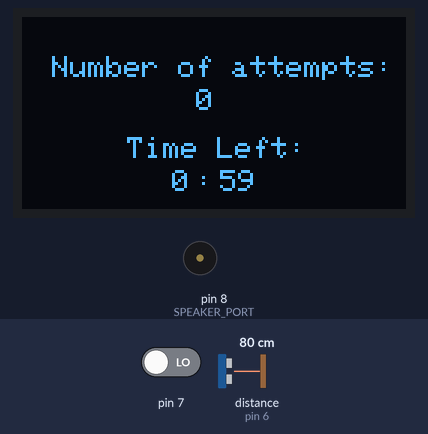
Bench run of a sketch on a simulated Arduino Uno, built with avr-gcc and run on an emulated ATmega328P. Parts: 128×64 one-colour display, buzzer (waves = sounding). Wiring (inferred from the names in the program): ultrasonic range finder: trigger pin 5; echo pin 6. Inputs (shaded band) come from the test bench; at power-on: distance to the obstacle (sensor on pin 6) 80 cm, pin 7 LOW. The echo pulse lasts 58.3 µs per cm; the display library's start-up logo is not drawn; what the sketch prints to the serial monitor is not drawn.

Above: at 7.2 s.
7.3 s: distance to the obstacle (sensor on pin 6) set to 250 cm
At 8.1 s:
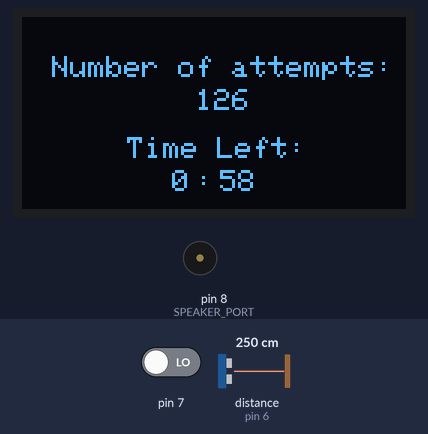
8.8 s: pin 7 driven HIGH
At 10.0 s:
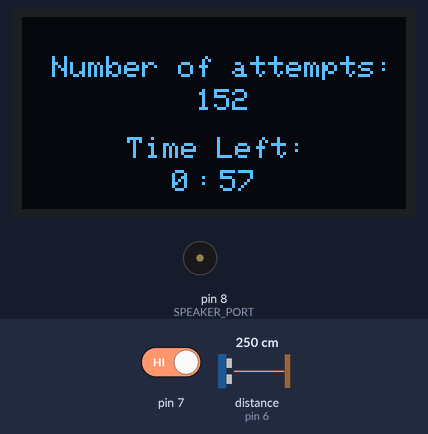
Timing chart, 0 to 11.8 s (numbered marks = the images above; inputs shaded):
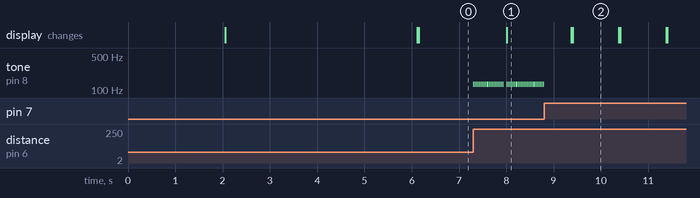

The sketch:

studyHelper.ino
```cpp
#include "motionDetect.h"
#include "speaker.h"
#include "timer.h"
#include "Distance.h"
#include "oledDisplay.h"

MotionDetect md;
Speaker s;
Timer t;
Distance d;
oledDisplay oled;

int setDistanceUpper;
int setDistanceLower;
int distanceTolerance = 3;
bool triggered;
int numberTriggered = 0;

void setup() {
  // put your setup code here, to run once:

  setDistanceUpper = d.measure() + distanceTolerance;
  setDistanceLower = d.measure() - distanceTolerance;
  triggered = false;
  oled.startup();
  t.start(1);
  pinMode(7, INPUT);
  Serial.begin(9600);
}
void loop() {
  // put your main code here, to run repeatedly:
   d.setuptriggerpin();
  float dist = d.measure();

  if(triggered)
  {
    if(dist > setDistanceUpper || dist < setDistanceLower)
    {
      s.off();
      triggered = false;
      t.play();
    }
  }
  else if(dist > 1000)
    oled.show(t.getTimeLeft());
  else
  {
    if(digitalRead(7) == HIGH)
    {
      // Use a tolerance to compensate for sensor drift
      float startDis = dist;
      setDistanceUpper = startDis + distanceTolerance;
      setDistanceLower = startDis - distanceTolerance;
    }

    if(!t.isTimerDone())
    {
      Serial.println(dist);
      //Serial.println(setDistanceUpper);
      //Serial.println(setDistanceLower);
      oled.show(t.getTimeLeft());
      if(dist > setDistanceUpper || dist < setDistanceLower)
      {
        s.on();
        triggered = true;
        t.pause();
        numberTriggered += 1;
        oled.updateNumTrigger(numberTriggered);
      }
    }
    else
    {
      oled.endMessage();
    }
  }
  Serial.println();
  //delayMicroseconds(50);
}
```

Distance.cpp
```cpp
#include "Arduino.h"
#include "Distance.h"

//initial set up for the distance sensor
/*
void Distance::setup()
{
pinMode(trigPin, OUTPUT);
pinMode(echopin, INPUT);
}
*/

Distance::Distance()
{
pinMode(trig, OUTPUT);
_trigpin = trig;
pinMode(echo, INPUT);
_echopin = echo;
}

//trigger pin set up to read
void Distance::setuptriggerpin()
{
  digitalWrite(_trigpin, LOW);
  delayMicroseconds(5);
  digitalWrite(_trigpin, HIGH);
  delayMicroseconds(10);
  digitalWrite(_trigpin, LOW);
  delayMicroseconds(5);
}
//measure distance function
float Distance::measure()
{
  float duration;
  duration = pulseIn(_echopin, HIGH); //in seconds (but that's overall time)

  float distance = 0;
  if (duration != 0)
  {
    distance = (duration*.0343)/2;
    //Serial.print("\n Distance found is ");
   //Serial.print(distance);
  }
  else
  {

    Serial.println("No distance");
  }
  /*
  return distance;
   Serial.print(distance);
   Serial.print("in");
   */

   return distance;
}
```

Distance.h
```cpp
#ifndef  DISTANCE_H
#define DISTANCE_H

#include <Arduino.h>
#define trig  5
#define echo  6

/*
pinMode(trigPin, OUTPUT);
pinMode(echopin, INPUT);
float duration, distance;
int trigPin  = 5;
int echopin = 6;
int distance = 0;
int echoPin = 0;
*/
class Distance
{
public:
  Distance();
  float measure();
  void setuptriggerpin();
  //void setup();
  //void getDistance();
private:
 // void setuptriggerpin();
  int _trigpin;
  int _echopin;
};

#endif
```

motionDetect.cpp
```cpp
#include "motionDetect.h"

MotionDetect::MotionDetect()
{
   pinMode(SENSOR_PORT, INPUT);
 //  pinMode(LED, OUTPUT);
   PIRValue = 0;
}
//PIR: Passive Infrared
int MotionDetect::PIRSensor()
{

  if(digitalRead(SENSOR_PORT) == HIGH)
  {
      PIRValue = 1;
      digitalWrite(LED,HIGH);
      Serial.println("Motion detected.");
  }
  if(digitalRead(SENSOR_PORT) == LOW)
  {
      PIRValue = 0;
      digitalWrite(LED, LOW);
      Serial.println("Motion ended.");
  }
    delay(1000);
  return PIRValue;
}

void MotionDetect::PIRSensorTrial()
{
  if(digitalRead(SENSOR_PORT) == HIGH) {
      if(lockLow) {
         PIRValue = 1;
         lockLow = false;
         Serial.println("Motion detected.");
         delay(50);
      }
      takeLowTime = true;
   }
   if(digitalRead(SENSOR_PORT) == LOW) {

      if(takeLowTime){
         lowIn = millis();
         takeLowTime = false;
         Serial.println("Low In: ");
         Serial.println(lowIn);
         Serial.println("\n working.");
         delay(50);
      }
        Serial.println("Time elapsed: ");
         Serial.println(millis());
      if(!lockLow && millis() - lowIn > pause) {
         PIRValue = 0;
         lockLow = true;
         Serial.println("Motion ended.");
         delay(50);
      }
   }
}

void MotionDetect::SensorTest()
{
  if(digitalRead(SENSOR_PORT) == HIGH)
  {
    Serial.println("Motion!");
  }
  else if(digitalRead(SENSOR_PORT) == LOW)
  {
    Serial.println("No Motion!");
  }
  else
  {
    Serial.println("Nothing detected.");
  }
  delay(1000);
}
```

motionDetect.h
```cpp
#ifndef MOTION_DETECT_H
#define MOTION_DETECT_H
#define SENSOR_PORT 6
#define LED 13
#include <Arduino.h>

class MotionDetect
{
  public:
  MotionDetect();
  int PIRSensor();
  void PIRSensorTrial();
  void SensorTest();
  private:
  int PIRValue;
 long unsigned int lowIn;
 long unsigned int pause = 5000;
 bool lockLow = true;
 bool takeLowTime;
};

#endif
```

oledDisplay.cpp
```cpp
#include "oledDisplay.h"

oledDisplay::oledDisplay()
{
  lastMin = 0;
  lastSec = 0;
  numTrig = 0;
}

void oledDisplay::startup(void) {
  // SSD1306_SWITCHCAPVCC = generate display voltage from 3.3V internally
  if(!display.begin(SSD1306_SWITCHCAPVCC, 0x3D)) { // Address 0x3D for 128x64
    Serial.println(F("SSD1306 allocation failed"));
    for(;;); // Don't proceed, loop forever
  }

  // Show initial display buffer contents on the screen --
  // the library initializes this with an Adafruit splash screen.
  display.display();
  delay(2000); // Pause for 2 seconds

  // Clear the buffer
  display.clearDisplay();

  // Show the display buffer on the screen. You MUST call display() after
  // drawing commands to make them visible on screen!
  display.display();
  delay(2000);
  // display.display() is NOT necessary after every single drawing command,
  // unless that's what you want...rather, you can batch up a bunch of
  // drawing operations and then update the screen all at once by calling
  // display.display(). These examples demonstrate both approaches...
}

void oledDisplay::show(double minutes) {
  int m = minutes / 60000;
  int s = (minutes - (double)(m * 60000)) / 1000;

  if(m == lastMin && s == lastSec)
  {
    return;
  }

  display.clearDisplay();

  display.setTextSize(1);
  display.setTextColor(SSD1306_WHITE);
  display.setCursor(10, 13);      // how to set position on screen
  display.println(F("Number of attempts: ")); // how to print strings
  display.setCursor(58, 24);
  display.println(numTrig);     // how to print numbers

  display.setCursor(35, 40);
  display.println(F("Time Left: "));
  display.setCursor(50, 51);
  display.println(m);
  display.setCursor(58, 51);
  display.print(F(":"));
  display.display();
  display.setCursor(66, 51);
  display.print(s);
  display.display();

  lastMin = m;
  lastSec = s;
}

void oledDisplay::endMessage(void)
{
  display.clearDisplay();

  display.setTextSize(1);
  display.setTextColor(SSD1306_WHITE);
  display.setCursor(10, 28);
  display.println(F("Congrats on making"));
  display.setCursor(13, 36);
  display.println(F("it to the end! (:"));
  display.display();
  delay(5000);
}

void oledDisplay::updateNumTrigger(int num)
{
  numTrig = num;
}
```

oledDisplay.h
```cpp
#ifndef DISPLAY_H
#define DISPLAY_H

#define SCREEN_WIDTH  128 // OLED display width, in pixels
#define SCREEN_HEIGHT  64 // OLED display height, in pixels

// Declaration for an SSD1306 display connected to I2C (SDA, SCL pins)
#define OLED_RESET     4 // Reset pin # (or -1 if sharing Arduino reset pin)

#define NUMFLAKES     10 // Number of snowflakes in the animation example

#define LOGO_HEIGHT   16
#define LOGO_WIDTH    16

#include <Arduino.h>
#include <SPI.h>
#include <Wire.h>
#include <Adafruit_GFX.h>
#include <Adafruit_SSD1306.h>

static const unsigned char PROGMEM logo_bmp[] =
{ B00000000, B11000000,
  B00000001, B11000000,
  B00000001, B11000000,
  B00000011, B11100000,
  B11110011, B11100000,
  B11111110, B11111000,
  B01111110, B11111111,
  B00110011, B10011111,
  B00011111, B11111100,
  B00001101, B01110000,
  B00011011, B10100000,
  B00111111, B11100000,
  B00111111, B11110000,
  B01111100, B11110000,
  B01110000, B01110000,
  B00000000, B00110000 };

class oledDisplay
{
  public:
    oledDisplay();
    void show(double minutes);
    void startup(void);
    void endMessage(void);
    void updateNumTrigger(int num);
  private:
    Adafruit_SSD1306 display = Adafruit_SSD1306(SCREEN_WIDTH, SCREEN_HEIGHT, &Wire, OLED_RESET);
    int lastMin;
    int lastSec;
    int numTrig;
};

#endif
```

pitches.h
```cpp
/*************************************************
 * Public Constants
 *************************************************/

#define NOTE_B0  31
#define NOTE_C1  33
#define NOTE_CS1 35
#define NOTE_D1  37
#define NOTE_DS1 39
#define NOTE_E1  41
#define NOTE_F1  44
#define NOTE_FS1 46
#define NOTE_G1  49
#define NOTE_GS1 52
#define NOTE_A1  55
#define NOTE_AS1 58
#define NOTE_B1  62
#define NOTE_C2  65
#define NOTE_CS2 69
#define NOTE_D2  73
#define NOTE_DS2 78
#define NOTE_E2  82
#define NOTE_F2  87
#define NOTE_FS2 93
#define NOTE_G2  98
#define NOTE_GS2 104
#define NOTE_A2  110
#define NOTE_AS2 117
#define NOTE_B2  123
#define NOTE_C3  131
#define NOTE_CS3 139
#define NOTE_D3  147
#define NOTE_DS3 156
#define NOTE_E3  165
#define NOTE_F3  175
#define NOTE_FS3 185
#define NOTE_G3  196
#define NOTE_GS3 208
#define NOTE_A3  220
#define NOTE_AS3 233
#define NOTE_B3  247
#define NOTE_C4  262
#define NOTE_CS4 277
#define NOTE_D4  294
#define NOTE_DS4 311
#define NOTE_E4  330
#define NOTE_F4  349
#define NOTE_FS4 370
#define NOTE_G4  392
#define NOTE_GS4 415
#define NOTE_A4  440
#define NOTE_AS4 466
#define NOTE_B4  494
#define NOTE_C5  523
#define NOTE_CS5 554
#define NOTE_D5  587
#define NOTE_DS5 622
#define NOTE_E5  659
#define NOTE_F5  698
#define NOTE_FS5 740
#define NOTE_G5  784
#define NOTE_GS5 831
#define NOTE_A5  880
#define NOTE_AS5 932
#define NOTE_B5  988
#define NOTE_C6  1047
#define NOTE_CS6 1109
#define NOTE_D6  1175
#define NOTE_DS6 1245
#define NOTE_E6  1319
#define NOTE_F6  1397
#define NOTE_FS6 1480
#define NOTE_G6  1568
#define NOTE_GS6 1661
#define NOTE_A6  1760
#define NOTE_AS6 1865
#define NOTE_B6  1976
#define NOTE_C7  2093
#define NOTE_CS7 2217
#define NOTE_D7  2349
#define NOTE_DS7 2489
#define NOTE_E7  2637
#define NOTE_F7  2794
#define NOTE_FS7 2960
#define NOTE_G7  3136
#define NOTE_GS7 3322
#define NOTE_A7  3520
#define NOTE_AS7 3729
#define NOTE_B7  3951
#define NOTE_C8  4186
#define NOTE_CS8 4435
#define NOTE_D8  4699
#define NOTE_DS8 4978
```

speaker.cpp
```cpp
#include "speaker.h"

Speaker::Speaker()
{
  currentNote = 0;
}

void Speaker::on()
{
  tone(SPEAKER_PORT, notes[currentNote]);
}

void Speaker::off()
{
  noTone(SPEAKER_PORT);
}

void Speaker::increaseNote()
{
  off();
  currentNote++;
  if(currentNote > 7)
    currentNote = 7;
  on();
}

void Speaker::decreaseNote()
{
  off();
  currentNote--;
  if(currentNote < 0)
    currentNote = 0;
  on();
}
```

speaker.h
```cpp
#ifndef SPEAKER_H
#define SPEAKER_H

#define SPEAKER_PORT 8

#include <Arduino.h>
#include "pitches.h"

class Speaker
{
  public:
    Speaker();
    void on();
    void off();
    void increaseNote();
    void decreaseNote();
  private:
    // notes in increasing pitch
    int notes[8] = {
      NOTE_C3, NOTE_F3, NOTE_C4, NOTE_G4, NOTE_E5, NOTE_E6
    };
    int currentNote;
};

#endif
```

timer.cpp
```cpp
#include "timer.h"
#include <Arduino.h>

Timer::Timer()
{
  restartCount = 0;
  startTime = 0;
  endTime = 0;
  duration = 0;
  pauseTime = 0;
  paused = false;
}

void Timer::start(double minutes)
{
    if (isTimerDone())
    {
      startTime = millis();
      duration = minutes * 60 * 1000;
      endTime = startTime + duration;
    }
}

double Timer::getTimeLeft()
{
    double timeleft = endTime - millis();
    if (timeleft <= 0)
        return 0;
    else
        return timeleft;
}

bool Timer::isTimerDone()
{
    double currentTime = millis();
    if (currentTime >= endTime)
    {
      return true;
    }
    return false;
}

void Timer::restart(double minutes)
{
    startTime = millis();
    duration = pauseTime;
    endTime = startTime + duration;
}

void Timer::pause()
{
    startTime = millis();
    if (!paused)
      pauseTime = endTime - startTime;
    endTime = startTime + pauseTime;
    paused = true;
}

void Timer::play()
{
  if (paused)
  {
    duration = pauseTime;
    restart(duration);
    pauseTime = 0;
    paused = false;
  }
}
```

timer.h
```cpp
#ifndef TIMER_H
#define TIMER_H

#include <Arduino.h>

class Timer
{
  public:
    Timer();
	  void start(double minutes);
	  double getTimeLeft();
	  bool isTimerDone();
    void pause();
    void play();
  private:
	  double startTime, endTime, duration, pauseTime;
    int restartCount;
    bool paused;
    void restart(double minutes);
};

#endif
```

Measured:
- after the input at 7.3 s, tone on pin 8 (SPEAKER_PORT): goes 20 × (131 Hz 0.02 s, silent 0.02 s), 131 Hz 0.02 s, silent 0.07 s, 25 × (131 Hz 0.02 s, silent 0.02 s), 131 Hz 0.02 s, then silent, starting at once; the display: changes after 0.71 s (image 1)
- after the input at 8.8 s, tone on pin 8 (SPEAKER_PORT): stops changing and stays silent
- what the display in image 2 shows lasts 1.0 s, from 9.4 s to 10.4 s
